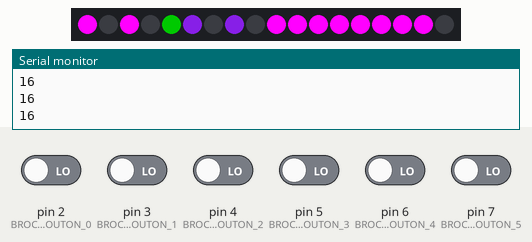
Recording of a sketch running on a simulated Arduino Uno, built with avr-gcc and run on an emulated ATmega328P. On the bench: 18 RGB LEDs in strip order, left to right, the last lines printed to the serial monitor. Inputs (shaded band) come from the test bench; at power-on: pin 2 (BROCHE_BOUTON_0), pin 3 (BROCHE_BOUTON_1), pin 4 (BROCHE_BOUTON_2), pin 5 (BROCHE_BOUTON_3), pin 6 (BROCHE_BOUTON_4), pin 7 (BROCHE_BOUTON_5) LOW. Random numbers use the default seed unless the sketch sets one.

Above: at 1.2 s.
1.3 s: pin 7 (BROCHE_BOUTON_5) driven HIGH
At 3.1 s:
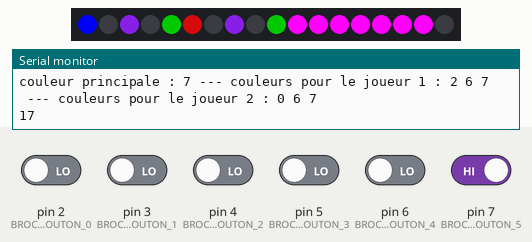
4.3 s: pin 3 (BROCHE_BOUTON_1) driven HIGH
At 5.3 s:
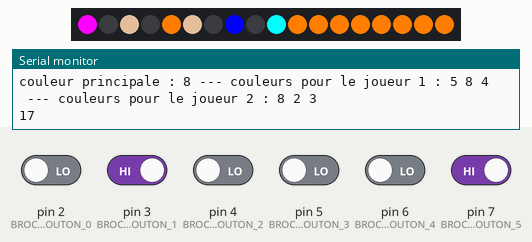
7.3 s: pin 7 (BROCHE_BOUTON_5) driven LOW
At 9.19 s:
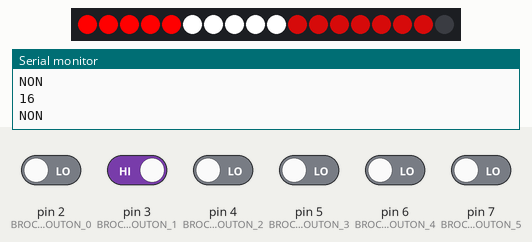
10.3 s: pin 4 (BROCHE_BOUTON_2) driven HIGH
At 12.1 s:
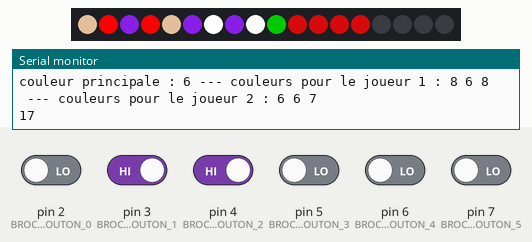
13.3 s: pin 6 (BROCHE_BOUTON_4) driven HIGH
At 15.62 s:
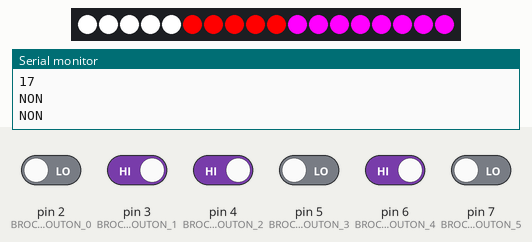
16.3 s: pin 5 (BROCHE_BOUTON_3) driven HIGH
At 17.0 s:
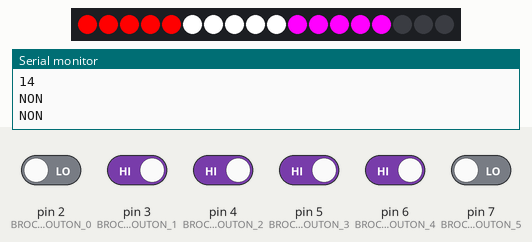
Timing chart, 0 to 19.3 s (numbered marks = the images above; inputs shaded):
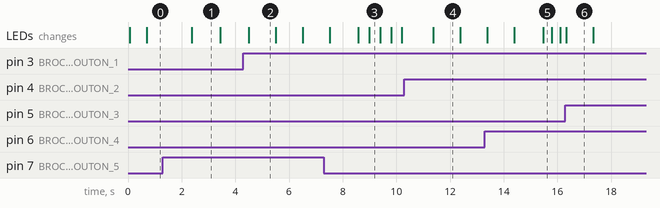

Measured:
- what the display in image 1 shows lasts 1.0 s, from 2.4 s to 3.4 s
- what the display in image 2 shows lasts 1.0 s, from 4.5 s to 5.5 s

The sketch:

jeu_v9.ino.ino
```cpp
#include <Adafruit_NeoPixel.h>

//On définit l'emplacement de nos composants
#define BROCHE_LED  8
#define NUMPIXELS   18

//On appelle la bibliothèque pour les rubans de LED
Adafruit_NeoPixel pixels = Adafruit_NeoPixel (NUMPIXELS, BROCHE_LED, NEO_GRB  + NEO_KHZ800);

//On définit l'emplacement de nos boutons
#define BROCHE_BOUTON_0   2
#define BROCHE_BOUTON_1   3
#define BROCHE_BOUTON_2   4
#define BROCHE_BOUTON_3   5
#define BROCHE_BOUTON_4   6
#define BROCHE_BOUTON_5   7
#define LED 13

// a t'on pressé ou pas le bouton ?
boolean etat_bouton[6];

// quelle couleur est associée à tel bouton ?
int couleur_bouton[6];

// couleur à trouver
int couleur;

// initialiser une nouvelle partie (choix d'une nouvelle couleur)
boolean nouvelle_partie = true;

// moment ou a démarré la partie
long depart_partie;

// une partie dure 5000 ms
long duree = 5000;

// entier correspondant à la luminosité  - Vérifier si on l'utilise !!!!!!
int luminosite = 250;
int luminosite_variation = 1;
int intervalle = 500;


long randNumber;


// On définit nos couleurs
int RED[3] = {133, 6, 6}; // Couleur Rouge sang
int GREEN[3] = {0, 255, 0}; // Couleur Vert
int BLUE[3] = {0, 0, 255}; // Couleur Bleu
int CYAN[3] = {0, 255, 255}; // Couleur Cyan
int YELLOW[3] = {255, 125, 0}; // Couleur Jaune
int PINK[3] = {255, 0, 255}; // Couleur Rose
int PURPLE[3] = {105, 24, 180}; //Couleur Violet
int DARKGREEN[3] = {0, 102, 0}; //Couleur vert foncé
int BROWN[3] = {170, 142, 116}; //Couleur marron

// On place nos couleurs dans un tableau à neuf colonnes, composé de 3 valeurs
int COULEURS [9][3] = {
  {133, 6, 6}, // Couleur Rouge sang
  {0, 255, 0}, // Couleur Vert
  {0, 0, 255}, // Couleur Bleu
  {0, 255, 255}, // Couleur Cyan
  {255, 125, 0}, // Couleur Jaune
  {255, 0, 255}, // Couleur Rose
  {105, 24, 180}, //Couleur Violet
  {0, 102, 0}, //Couleur vert foncé
  {170, 142, 116} //Couleur marron
};


void setup() {
  Serial.begin(9600);

  // On définit les broches associées aux boutons en entrée
  pinMode (BROCHE_BOUTON_0, INPUT);
  pinMode (BROCHE_BOUTON_1, INPUT);
  pinMode (BROCHE_BOUTON_2, INPUT);
  pinMode (BROCHE_BOUTON_3, INPUT);
  pinMode (BROCHE_BOUTON_4, INPUT);
  pinMode (BROCHE_BOUTON_5, INPUT);

  randomSeed(analogRead(0));

  pixels.begin();
  pixels.show();
}

// On reserve la boucle "Loop" pour le fonctionnement du jeu
void loop() {

  //On initialise une nouvelle partie
  if (nouvelle_partie) {
    initialiser();
    nouvelle_partie = false;
  }

  pixels.show();

  // On lit l'état des broches associées aux boutons
  etat_bouton[0] = digitalRead(BROCHE_BOUTON_0);
  etat_bouton[1] = digitalRead(BROCHE_BOUTON_1);
  etat_bouton[2] = digitalRead(BROCHE_BOUTON_2);
  etat_bouton[3] = digitalRead(BROCHE_BOUTON_3);
  etat_bouton[4] = digitalRead(BROCHE_BOUTON_4);
  etat_bouton[5] = digitalRead(BROCHE_BOUTON_5);
  // Serial.println(etat_bouton);

  //La partie de l'ecran principal : on affiche nos couleurs, l'écran diminue en fonction de la durée

  // On utilise "map" pour dire que entre deux valeurs on va prendre deux autres valeurs puis on prend la valeur 17 de la led et la 9.
  int npixel = map(millis(), depart_partie , depart_partie + duree , 17, 9);

  npixel = constrain(npixel, 10,  17);  // L'entier npixel, ne sort pas de 10 et 17 grâce à "constrain".
  Serial.println(npixel);
  if (npixel >= 10) {
    pixels.setPixelColor ( 10, pixels.Color(COULEURS[couleur][0], COULEURS[couleur][1] , COULEURS[couleur][2])); //LED 10 allumée
  }
  else {  // Pour chaque LED, on indique que si l'intervalle de temps est depassé, dans ce cas elle s'allume en noir
    pixels.setPixelColor ( 10, pixels.Color(0, 0, 0)); //LED 10 éteinte
  }

  if (npixel >= 11) {
    pixels.setPixelColor ( 11, pixels.Color(COULEURS[couleur][0], COULEURS[couleur][1] , COULEURS[couleur][2])); //LED 11 allumée
  }
  else {
    pixels.setPixelColor ( 11, pixels.Color(0, 0, 0)); //LED 11 éteinte
  }

  if (npixel >= 12) {
    pixels.setPixelColor ( 12, pixels.Color(COULEURS[couleur][0], COULEURS[couleur][1] , COULEURS[couleur][2])); //LED 12 allumée
  }
  else {
    pixels.setPixelColor ( 12, pixels.Color(0, 0, 0)); //LED 12 éteinte
  }
  if (npixel >= 13) {
    pixels.setPixelColor ( 13, pixels.Color(COULEURS[couleur][0], COULEURS[couleur][1] , COULEURS[couleur][2])); //LED 13 allumée
  }
  else {
    pixels.setPixelColor ( 13, pixels.Color(0, 0, 0)); //LED 13 éteinte
  }
  if (npixel >= 14) {
    pixels.setPixelColor ( 14, pixels.Color(COULEURS[couleur][0], COULEURS[couleur][1] , COULEURS[couleur][2])); //LED 14 allumée
  }
  else {
    pixels.setPixelColor ( 14, pixels.Color(0, 0, 0)); //LED 14 éteinte
  }
  if (npixel >= 15) {
    pixels.setPixelColor ( 15, pixels.Color(COULEURS[couleur][0], COULEURS[couleur][1] , COULEURS[couleur][2])); //LED 15 allumée
  }
  else {
    pixels.setPixelColor ( 15, pixels.Color(0, 0, 0)); //LED 15 éteinte
  }
  if (npixel >= 16) {
    pixels.setPixelColor ( 16, pixels.Color(COULEURS[couleur][0], COULEURS[couleur][1] , COULEURS[couleur][2])); //LED 16 allumée
  }
  else {
    pixels.setPixelColor ( 16, pixels.Color(0, 0, 0));//LED 16 éteinte
  }

  if (npixel >= 17) {
    pixels.setPixelColor ( 17, pixels.Color(COULEURS[couleur][0], COULEURS[couleur][1] , COULEURS[couleur][2])); //LED 17 allumée
  }
  else {
    pixels.setPixelColor ( 17, pixels.Color(0, 0, 0)); //LED 17 éteinte
  }


  if (millis() - depart_partie > duree ) { // Le temps de la partie s'est il écoulé ?
    // Si oui, TOUT LE MONDE A PERDU !
    for (int i = 0; i < pixels.numPixels(); i++) { // L'ecran prendra la couleur rouge
      pixels.setPixelColor(i, 255, 0, 0);
    }
    pixels.show(); // Allumer l'ensemble des LED en rouge
  } else {
    // Si non, LA PARTIE CONTINUE !
    for (int i = 0; i < 6; i++) {
      if (etat_bouton[i] == true ) {
        if (couleur_bouton[i] == couleur) {
          // GAGNE, On passe à une nouvelle partie
          nouvelle_partie = true;
          delay(1000);
          Serial.println("YEAH");

          duree = duree - 250; // A chaque tour, le temps diminu de 250ms
          duree = constrain( duree, 1000, 5000); // Nous fixons une limite de temps à 1000ms et un temps maximum a 5000ms

        } else {
          // PERDU, définir que l'ensemble des LED seront en rouge
          if ( i < 3) { // joueur1 a perdu
            for (int i = 0; i < 5; i++) {
              pixels.setPixelColor(i, 255, 0, 0);
            }
            for (int i = 5; i < 10; i++) {
              pixels.setPixelColor(i, 255, 255, 255);
            }
          }
          else { // joueur2 a perdu
            for (int i = 0; i < 5; i++) {
              pixels.setPixelColor(i, 255, 255, 255);
            }
            for (int i = 5; i < 10; i++) {
              pixels.setPixelColor(i, 255, 0, 0);
            }

          }

          pixels.show(); // Afficher les LED en rouge
          nouvelle_partie = false;
          Serial.println("NON");
        }
      }
    }
  }


}

void initialiser() { //Fonction nous permettant d'initialiser notre jeu à chaque boucle
  Serial.println("nouvelle partie");

  couleur = random(9); // On tire au sort une couleur principale parmis les 9 pré-définis

  Serial.print("couleur principale : ");
  Serial.print(couleur);


  // bouton joueur 1
  // Déterminer les trois couleurs tirées au sort pour un joueur dont celle à trouver (de l'écran principal)
  for (int i = 0; i < 3; i++) {
    couleur_bouton[i] = random(9);
  }
  int pos = random(3);
  couleur_bouton[pos] = couleur; // Couleur à trouver


  // bouton joueur 2
  // Déterminer les trois couleurs tirées au sort pour un joueur dont celle à trouver (de l'écran principal)
  for (int i = 3; i < 6; i++) {
    couleur_bouton[i] = random(9);
  }
  pos = random(3);
  couleur_bouton[pos + 3] = couleur; // Couleur à trouver


  // Afficher les codes couleurs dans le controller
  Serial.print(" --- couleurs pour le joueur 1 : ");
  Serial.print(couleur_bouton[0]);
  Serial.print(" ");
  Serial.print(couleur_bouton[1]);
  Serial.print(" ");
  Serial.print(couleur_bouton[2]);
  Serial.print(" ");

  Serial.print(" --- couleurs pour le joueur 2 : ");
  Serial.print(couleur_bouton[3]);
  Serial.print(" ");
  Serial.print(couleur_bouton[4]);
  Serial.print(" ");
  Serial.print(couleur_bouton[5]);
  Serial.println();


  // Afficher les couleurs tirées au sort et les affiché sur le ruban de LED

  //Manette des deux joueurs
  pixels.setPixelColor ( 0, pixels.Color(COULEURS[couleur_bouton[0]][0],
                                         COULEURS[couleur_bouton[0]][1],
                                         COULEURS[couleur_bouton[0]][2] )); //LED 1 JOUEUR 1


  pixels.setPixelColor ( 2, pixels.Color(COULEURS[couleur_bouton[1]][0],
                                         COULEURS[couleur_bouton[1]][1],
                                         COULEURS[couleur_bouton[1]][2] )); //LED 2 JOUEUR 1

  pixels.setPixelColor ( 4, pixels.Color(COULEURS[couleur_bouton[2]][0],
                                         COULEURS[couleur_bouton[2]][1],
                                         COULEURS[couleur_bouton[2]][2] )); //LED 3 JOUEUR 1

  pixels.setPixelColor ( 5, pixels.Color(COULEURS[couleur_bouton[3]][0],
                                         COULEURS[couleur_bouton[3]][1],
                                         COULEURS[couleur_bouton[3]][2] )); //LED 4 JOUEUR 2

  pixels.setPixelColor ( 7, pixels.Color(COULEURS[couleur_bouton[4]][0],
                                         COULEURS[couleur_bouton[4]][1],
                                         COULEURS[couleur_bouton[4]][2] )); //LED 5 JOUEUR 2

  pixels.setPixelColor ( 9, pixels.Color(COULEURS[couleur_bouton[5]][0],
                                         COULEURS[couleur_bouton[5]][1],
                                         COULEURS[couleur_bouton[5]][2] )); //LED 6 JOUEUR 2


  depart_partie = millis();

  pixels.show();

  //delay(5);
}
```
